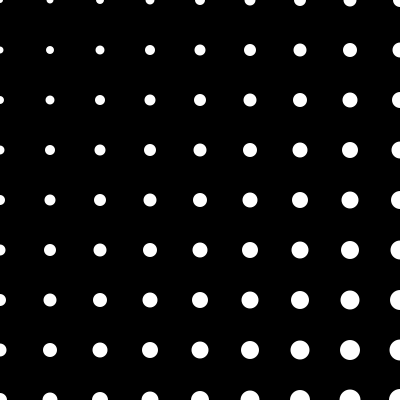
Frame 1 (no input)
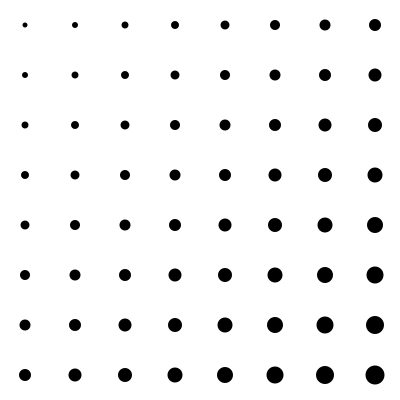
Frame 60 (the mouse pressed at the canvas centre just before this capture)
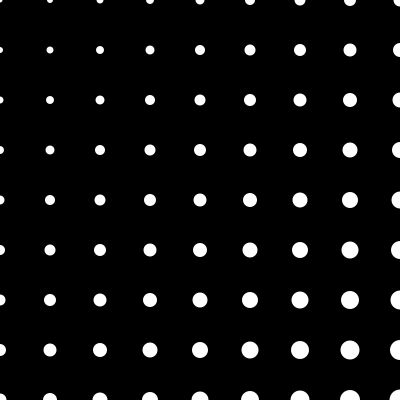
Frame 120 (the mouse held since frame 60 and released just before this capture)

The Processing sketch that drew these frames (run headless with seeded random() and noise(); from frame 60 on, the mouse is pressed at the canvas centre):

// Processing sketch: circles
// ── circles.pde

int size = 50;
int offset;

void setup() {
  size(400, 400);
  noStroke();
}

void draw() {

  if (frameCount%120 < 60) {
    background(0);
    fill(255);
    offset = 0;
  } else {
    background(255);
    fill(0);
    offset = 25;
  }

  //size = frameCount%60 + 5;

  for (int x = 0; x < 9; x++) {
    for (int y = 0; y < 9; y++) {

      size = (frameCount+x+y)%60 + 5;


      ellipse(x*50+offset, y*50+offset, size, size);
    }
  }
}
